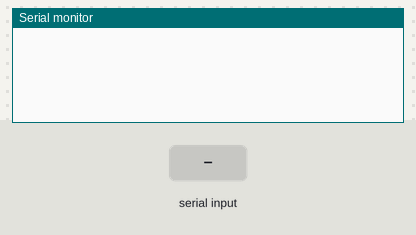
Recording of a sketch running on a simulated Arduino Uno, built with avr-gcc and run on an emulated ATmega328P. Shown: the last lines printed to the serial monitor. The inputs (shaded band) are chosen by the test bench.

Above: at 1.2 s.
1.3 s: "y" received over Serial
At 1.39 s:
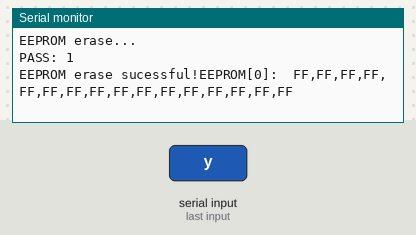
2.8 s: "1" received over Serial
At 4.6 s:
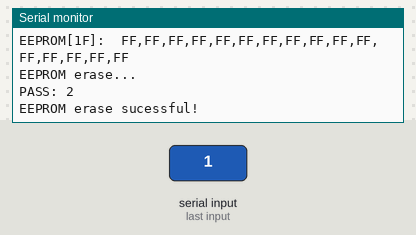
Timing chart, 0 to 6.1 s (numbered marks = the images above; inputs shaded):
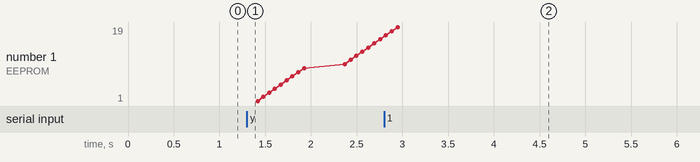

The sketch:

ClearEEPROM.ino
```cpp
// Program to clear EEPROM
// Useful to restore Backpack when updating firmware
// Load first and clear EEPROM, then update firmware

// After loading reset send any character by USB to execute the erase
// For a failed erase the EEPROM will be dumped

// external libraries...
#include <EEPROM.h>
//#include <util/delay.h>


#define EEPROM_PAGE_SIZE 16             // EEPROM page size used by EXTENDED_DUMP_EEPROM and EXTENDED_EDIT_EEPROM commands
#define EEPROM_SIZE 512                 // EEPROM size
#define EEPROM_PAGES EEPROM_SIZE/EEPROM_PAGE_SIZE
#define USB Serial                      // Rename Serial for code clarity

uint8_t passes = 0;

// follow Arduino style setup and loop functions...
void setup() {
  USB.begin(9600);
}

void loop() {
  uint8_t fails = 0;
  uint8_t x = 0;
  // look for serial data input to trigger erase
  if (USB.available()) {
    while (USB.available())
      x = USB.read();
    passes++;
    USB.println(F("EEPROM erase... "));
    USB.print(F("PASS: "));
    USB.println(passes);
    fails = clearEEPROM(1);
    if (fails) {
      USB.print(F("EEPROM erase Failed!: "));
      USB.println(fails);
      USB.println(F("locations"));
      dumpEEPROM();
    } else {
      USB.print(F("EEPROM erase sucessful!"));
      if (x=='y')
        dumpEEPROM();
    };
  };
}

// erase the entire EEPROM for a clean initialization...
uint8_t clearEEPROM(uint8_t passes) {
  uint8_t fails = 0;
  for (uint8_t p=0;p<passes;p++) {                          // make n passes
    fails = 0;
    for (uint16_t i=0;i<EEPROM_SIZE;i++) {                  // make a pass
      eeSave(i,0xFF);
      if (EEPROM.read(i)!=0xFF) fails++;                    // verify
    };
  if (fails==0) break;                                      // quit if successful pass
  };
  return fails;
}

void dumpEEPROM() {
  for (uint8_t p=0;p<EEPROM_PAGES;p++) {
    USB.print(F("EEPROM["));
    USB.print(p,HEX);
    USB.print(F("]: "));
    for (uint8_t j=0;j<EEPROM_PAGE_SIZE;j++) {
      USB.print((j)?',':' ');
      USB.print(EEPROM.read(p*EEPROM_PAGE_SIZE+j),HEX);
    };
    USB.println();
  };
}

// all EEPORM write checked to reduce wear
void eeSave(uint8_t addr, uint8_t value) {
  if (value != EEPROM.read(addr))
    EEPROM.write(addr, value);
}
```

Measured:
- after the input at 1.3 s, the serial monitor: prints a new line at once (image 1)
- after the input at 2.8 s, the serial monitor: prints a new line after 0.62 s (image 2)
